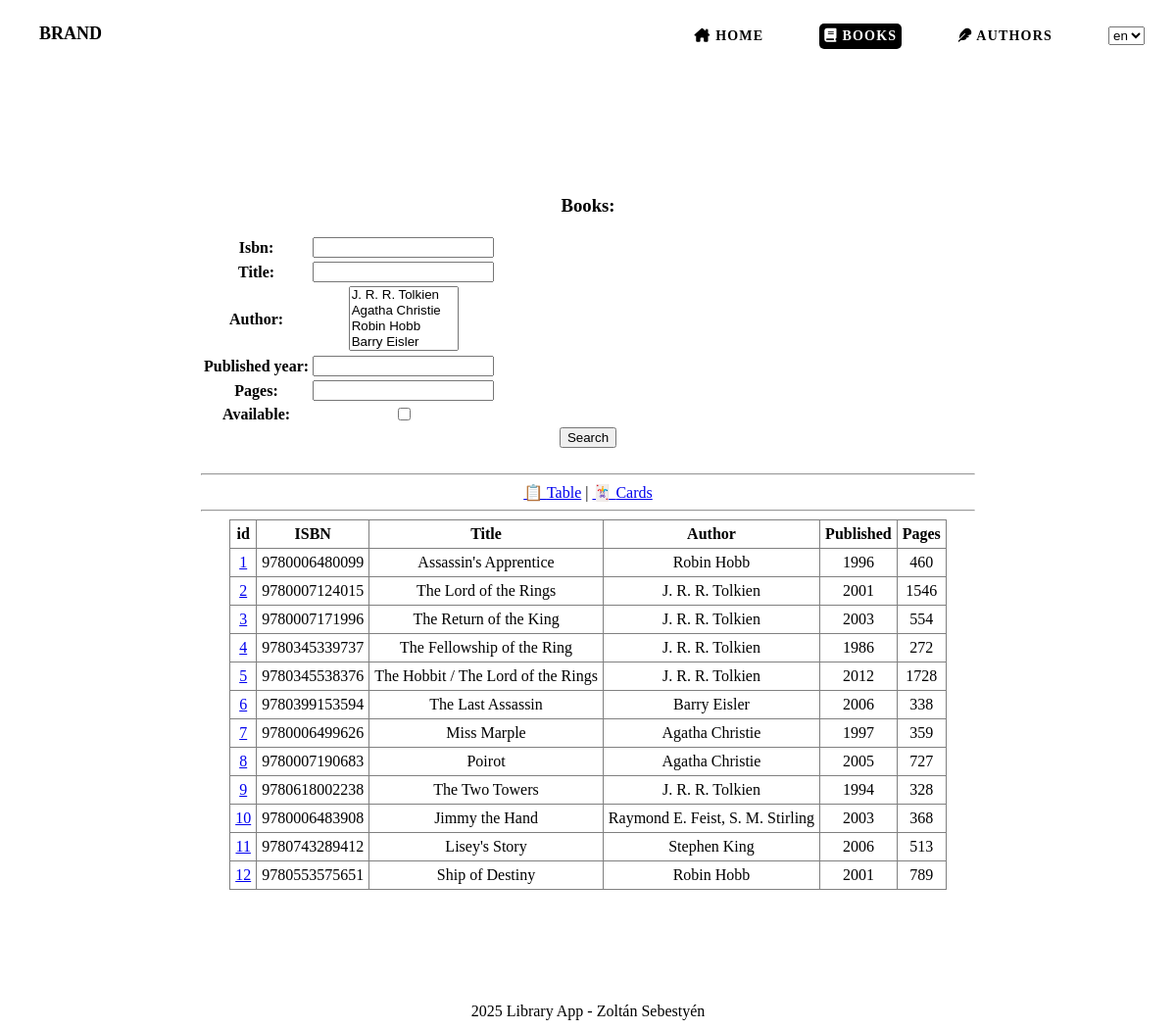
Screenshot of /library_application/books with the database file from the repository.
### library_application/models.py (models this page shows, shortened)
class Book(models.Model):
    isbn = models.CharField(max_length=13, unique=True)
    title = models.CharField(max_length=200)
    author = models.ManyToManyField(Author, related_name="books")
    published_year = models.IntegerField()
    pages = models.IntegerField()
    cover_image = models.ImageField(upload_to='covers/', blank=True, null=True)
    available = models.BooleanField()

class Author(models.Model):
    name = models.CharField(max_length=100)
    birth_date = models.DateField()
    birth_place = models.CharField(max_length=50)
    nationality = models.CharField(max_length=50)
    decease_date = models.DateField(blank=True, null=True)
    decease_place = models.CharField(max_length=50, blank=True, null=True)
    def __str__(self):
        return f"{self.name}"

### library_application/views.py (the view, shortened to what this page needs)
# urls.py: path("books", views.get_books, name="book_list"),
def get_books(request):
    books = Book.objects.all()
    form = BookForm(request.GET or None)
    context = {
        'form': form,
        'books': books
    }
    return render(request, 'books.html', context)

### library_application/forms.py
class BookForm(forms.ModelForm):
    class Meta:
        model = Book
        fields = '__all__'
        exclude = ['cover_image']

### library_application/templatetags/permissions.py (called while the page is built)
@register.filter
def is_librarian(user):
    if not user.is_authenticated:
        return False
    return user.is_staff or user.groups.filter(name="Librarians").exists()

### library_application/templates/books.html (shortened to what this page needs)
{% load static %}
{% load i18n %}
{% load permissions %}
{% include "header.html" %}
        <main>
            <div class="main-content">
                <h3>{% trans "Books" %}:</h3>
                <form method="get">
                <table>
                    {{ form.as_table }}
                </table>
                    <input type="submit" value="Search">
                </form>
                <br>
                <hr>
                <div class="view-toggle">
                    <a href="?view=table" class="{% if request.GET.view != 'card' %}active{% endif %}">📋 {% trans "Table" %}</a> |
                    <a href="?view=card" class="{% if request.GET.view == 'card' %}active{% endif %}">🃏 {% trans "Cards" %}</a>
                </div>
                <hr>
                {% if books %}
                    {% if request.GET.view == "card" %}
                        <div class="card-container">
                            {% for book in books %}
                                <div class="book-card">
                                    <div class="cover-image">
                                    {% if book.cover_image %}
                                        <a href="{% url 'book_details' book_id=book.id %}">
                                        <img src="{{ book.cover_image.url }}" alt="{{ book.title }}">
                                        </a>
                                    {% endif %}
                                    </div>
                                    <h4>{{ book.title }}</h4>
                                    {% comment %} <p><strong>ISBN:</strong> {{ book.isbn }}</p> {% endcomment %}
                                    <p><strong>{% trans "Author" %}:</strong>
                                        {% if book.author %}
                                            {{ book.author.all|join:", " }}
                                        {% else %}
                                            -
                                        {% endif %}
                                    </p>
                                    {% comment %} <p><strong>{% trans "Published" %}:</strong> {{ book.published_year }}</p> {% endcomment %}
                                    {% comment %} <p><strong>{% trans "Pages" %}:</strong> {{ book.pages }}</p> {% endcomment %}
                                    <a href="{% url 'book_details' book_id=book.id %}">{% trans "Details" %}</a>
                                </div>
                            {% endfor %}
                        </div>
                    {% else %}
                        <table class="books">
                            <tr>
                                <th>id</th>
                                <th>ISBN</th>
                                <th>{% trans "Title" %}</th>
                                <th>{% trans "Author" %}</th>
                                <th>{% trans "Published" %}</th>
                                <th>{% trans "Pages" %}</th>
                            </tr>
                            {% for book in books %}
                                <tr>
                                    <td><a href="{% url 'book_details' book_id=book.id %}">{{ book.id }}</a></td>
                                    <td>{{ book.isbn }}</td>
                                    <td>{{ book.title }}</td>
                                    <td>
                                        {% if book.author %}
                                            {{ book.author.all|join:", " }}
                                        {% else %}
                                            -
                                        {% endif %}
                                    </td>
                                    <td>{{ book.published_year }}</td>
                                    <td>{{ book.pages }}</td>
                                </tr>
                            {% endfor %}
                        </table>
                    {% endif %}
                {% else %}
                    <p>{% trans "No books" %}.</p>
                {% endif %}
            </div>
        </main>
        {% include "footer.html" %}
    </body>
</html>

### library_application/static/css/styles.css (style rules this page uses)
* { box-sizing: border-box; }
html { margin: 0; padding: 0; width: 100%; height: 100vh; }
body { margin: 0; padding: 0; width: 100%; height: 100vh; font-family: Poppins; font-weight: 400; background: url(../img/library-background.jpg); background-position: center; background-size: cover; }
main { min-height: 80vh; width: 100vw; }
.main-content { margin: 80px auto; padding: 25px; border-radius: 15px; background-color: rgba(255,255,255,0.4); width: 70%; text-align: center; }
.books, .authors { margin: 0 auto; }
.books, .books th, .books td, .books, .books th, .books td, .authors, .authors th, .authors td, .authors, .authors th, .authors td { border: 1px solid grey; border-collapse: collapse; padding: 5px; background-color: rgba(255,255,255,0.5); }
.books tr td:nth-child(2) { text-align: right; }

### rows the page displays
Book: id "1", isbn "9780006480099", title "Assassin's Apprentice", author.all "Robin Hobb", published_year "1996", pages "460"
Book: id "2", isbn "9780007124015", title "The Lord of the Rings", author.all "J. R. R. Tolkien", published_year "2001", pages "1546"
Book: id "3", isbn "9780007171996", title "The Return of the King", author.all "J. R. R. Tolkien", published_year "2003", pages "554"
Book: id "4", isbn "9780345339737", title "The Fellowship of the Ring", author.all "J. R. R. Tolkien", published_year "1986", pages "272"
Book: id "5", isbn "9780345538376", title "The Hobbit / The Lord of the Rings", author.all "J. R. R. Tolkien", published_year "2012", pages "1728"
Book: id "6", isbn "9780399153594", title "The Last Assassin", author.all "Barry Eisler", published_year "2006", pages "338"
Book: id "7", isbn "9780006499626", title "Miss Marple", author.all "Agatha Christie", published_year "1997", pages "359"
Book: id "8", isbn "9780007190683", title "Poirot", author.all "Agatha Christie", published_year "2005", pages "727"
Book: id "9", isbn "9780618002238", title "The Two Towers", author.all "J. R. R. Tolkien", published_year "1994", pages "328"
Book: id "10", isbn "9780006483908", title "Jimmy the Hand", author.all "Raymond E. Feist, S. M. Stirling", published_year "2003", pages "368"
Book: id "11", isbn "9780743289412", title "Lisey's Story", author.all "Stephen King", published_year "2006", pages "513"
Book: id "12", isbn "9780553575651", title "Ship of Destiny", author.all "Robin Hobb", published_year "2001", pages "789"

### other values shown
form field language "en"
